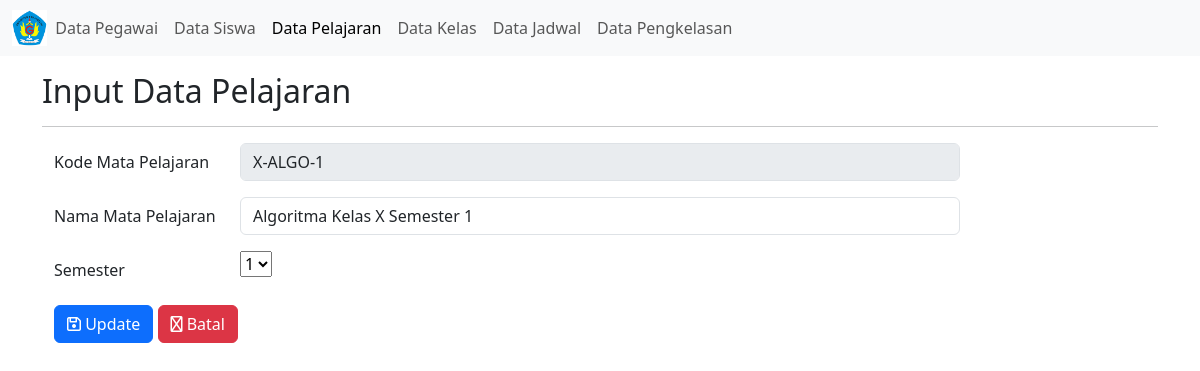
The page /input_data_pelajaran.php?edit=2 on the database its author committed.
### tables this page shows
CREATE TABLE `tblpelajaran` (
  `id_pelajaran` int(11) NOT NULL,
  `kd_pelajaran` varchar(20) NOT NULL,
  `nama_pelajaran` varchar(50) NOT NULL,
  `semester` varchar(1) NOT NULL
);

### input_data_pelajaran.php (the view, shortened to what this page needs)
<?php
include "koneksi.php";
$kd_pelajaran       = '';
$nama_pelajaran     = '';
$semester           = '';
if (isset($_GET['edit'])) {
    $id_pelajaran   = $_GET['edit'];
    $query          = "SELECT * FROM tblpelajaran WHERE id_pelajaran = '$id_pelajaran';";
    $sql            = mysqli_query($conn, $query);
    $result         = mysqli_fetch_assoc($sql);
    $kd_pelajaran   = $result['kd_pelajaran'];
    $nama_pelajaran = $result['nama_pelajaran'];
    $semester       = $result['semester'];
}
?>
<!DOCTYPE html>
<html lang="en">
<head>
    <link href="https://cdn.jsdelivr.net/npm/bootstrap@5.3.0-alpha1/dist/css/bootstrap.min.css" rel="stylesheet">
    <link href="../fontawesome/css/fontawesome.css" rel="stylesheet">
    <link href="../fontawesome/css/brands.css" rel="stylesheet">
    <link href="../fontawesome/css/solid.css" rel="stylesheet">
</head>
<body>
    <nav class="navbar navbar-expand-lg bg-body-tertiary">
        <div class="container-fluid">
            <img src="smanra.png" width="3%" height="3%" />
            <div class="collapse navbar-collapse" id="navbarSupportedContent">
                <ul class="navbar-nav me-auto mb-2 mb-lg-0">
                    <li class="nav-item">
                        <a class="nav-link" href="data_pegawai.php">Data Pegawai</a>
                    </li>
                    <li class="nav-item">
                        <a class="nav-link" href="data_siswa.php">Data Siswa</a>
                    </li>
                    <li class="nav-item">
                        <a class="nav-link active" aria-current="page" href="data_pelajaran.php">Data Pelajaran</a>
                    </li>
                    <li class="nav-item">
                        <a class="nav-link" href="data_kelas.php">Data Kelas</a>
                    </li>
                    <li class="nav-item">
                        <a class="nav-link" href="data_jadwal.php">Data Jadwal</a>
                    </li>
                    <li class="nav-item">
                        <a class="nav-link" href="data_pengkelasan.php">Data Pengkelasan</a>
                    </li>
                </ul>
            </div>
        </div>
    </nav>
    <div class="container">
        <div class="mt-3">
            <h2>Input Data Pelajaran</h2>
            <hr>
            <div class="container">
                <form action="proses_pelajaran.php" method="POST">
                    <div class="mb-3 row">
                        <label for="kd_mapel" class="col-sm-2 col-form-label">Kode Mata Pelajaran</label>
                        <?php
                        if (isset($_GET['edit'])) {
                        ?>
                            <div class="col-sm-8">
                                <input disabled type="text" id="kd_mapel" name="kd_mapel" class="form-control" value="<?php echo $kd_pelajaran; ?>" />
                            </div>
                        <?php
                        } else {
                        ?>
                            <div class="col-sm-8">
                                <input type="text" id="kd_mapel" name="kd_mapel" class="form-control" value="<?php echo $kd_pelajaran; ?>" />
                            </div>
                        <?php
                        }
                        ?>
                    </div>
                    <div class="mb-3 row">
                        <label for="nm_mapel" class="col-sm-2 col-form-label">Nama Mata Pelajaran</label>
                        <div class="col-sm-8">
                            <input type="text" id="nm_mapel" name="nm_mapel" class="form-control" value="<?php echo $nama_pelajaran; ?>" />
                        </div>
                    </div>
                    <div class="mb-3 row">
                        <label for="semester" class="col-sm-2 col-form-label">Semester</label>
                        <div class="col-sm-8">
                            <select id="semester" name="semester" class="form_control">
                                <option <?php if ($semester == 1) {
                                            echo 'selected';
                                        } ?>>1</option>
                            </select>
                        </div>
                    </div>
                    <div class="col-10">
                        <?php
                        if (isset($_GET['edit'])) {
                        ?>
                            <button name="aksi" value="update" class="btn btn-primary"><i class="fa-regular fa-floppy-disk"></i> Update</button>
                        <?php
                        } else {
                        ?>
                            <button name="aksi" value="simpan" class="btn btn-primary"><i class="fa-regular fa-floppy-disk"></i> Simpan</button>
                        <?php
                        }
                        ?>
                        <a href="data_pelajaran.php" class="btn btn-danger"><i class="fa-regular fa-reply"></i> Batal</a>
                    </div>
                </form>
            </div>
        </div>
    </div>
</body>
</html>

### rows shown on the page
tblpelajaran: kd_mapel "X-ALGO-1", nm_mapel "Algoritma Kelas X Semester 1", semester "1"
